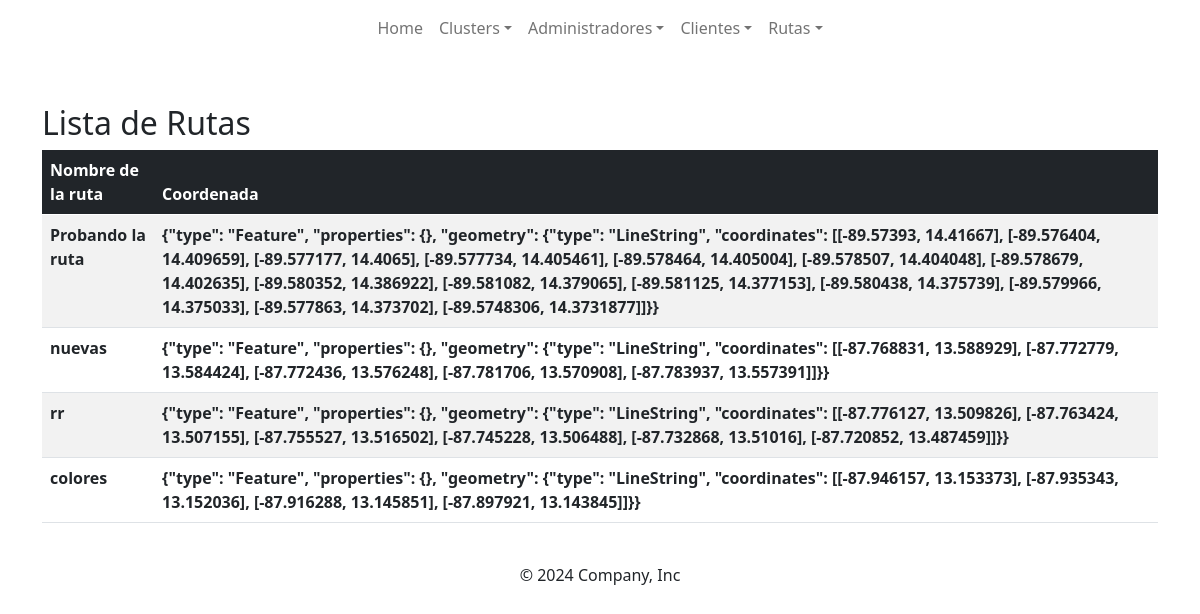
Page /map/view_rutas on the committed database.
### map/models.py (models this page shows, shortened)
class Ruta(models.Model):
    nombre = models.CharField(max_length = 255, verbose_name = "Nombre de la ruta")
    geojson_data = models.TextField()
    color = models.CharField(max_length=20, default='blue')
    class Meta:
        verbose_name = 'Ruta'
        verbose_name_plural = 'Rutas'
        ordering = ['id']

### map/views.py (the view)
# urls.py: path('view_rutas', view_rutas, name='view_rutas'),
def view_rutas(request):
    ruta = Ruta.objects.all()
    context = {'ruta' : ruta}
    return render(request, 'view_rutas.html',context)

### templates/view_rutas.html
{% extends "template.html" %}
{% block content %}
    <h2>Lista de Rutas</h2>
    {% if ruta %}
        <table class="table table-striped">
            <thead class="table-dark">
                <tr>
                    <th scope="row">Nombre de la ruta</th>
                    <th scope="row">Coordenada</th>
                </tr>
            </thead>
            <tbody>
                {% for rutas in ruta %}
                    <tr>
                        <th scope="col">{{rutas.nombre}}</th>
                        <th scope="col">{{rutas.geojson_data}}</th>
                    </tr>
                {% endfor %}
            </tbody>
        </table>
    {% else %}
        No hay rutas
    {% endif %}
{% endblock  %}

### rows in the picture
Ruta: nombre "Probando la ruta", geojson_data "{\"type\": \"Feature\", \"properties\": {}, \"geometry\": {\"type\": \"LineString\", \"coordinates\": [[-89.57393, 14.41667], [-89.576404, 14.409659], [-89.577177, 14.4065], [-89.577734, 14.405461], [-89.578464, 14.405004], [-89.578507, 14.404048], [-89.578679, 14.402635], [-89.580352, 14.386922], [-89.581082, 14.379065], [-89.581125, 14.377153], [-89.580438, 14.375739], [-89.579966, 14.375033], [-89.577863, 14.373702], [-89.5748306, 14.3731877]]}}"
Ruta: nombre "nuevas", geojson_data "{\"type\": \"Feature\", \"properties\": {}, \"geometry\": {\"type\": \"LineString\", \"coordinates\": [[-87.768831, 13.588929], [-87.772779, 13.584424], [-87.772436, 13.576248], [-87.781706, 13.570908], [-87.783937, 13.557391]]}}"
Ruta: nombre "rr", geojson_data "{\"type\": \"Feature\", \"properties\": {}, \"geometry\": {\"type\": \"LineString\", \"coordinates\": [[-87.776127, 13.509826], [-87.763424, 13.507155], [-87.755527, 13.516502], [-87.745228, 13.506488], [-87.732868, 13.51016], [-87.720852, 13.487459]]}}"
Ruta: nombre "colores", geojson_data "{\"type\": \"Feature\", \"properties\": {}, \"geometry\": {\"type\": \"LineString\", \"coordinates\": [[-87.946157, 13.153373], [-87.935343, 13.152036], [-87.916288, 13.145851], [-87.897921, 13.143845]]}}"
